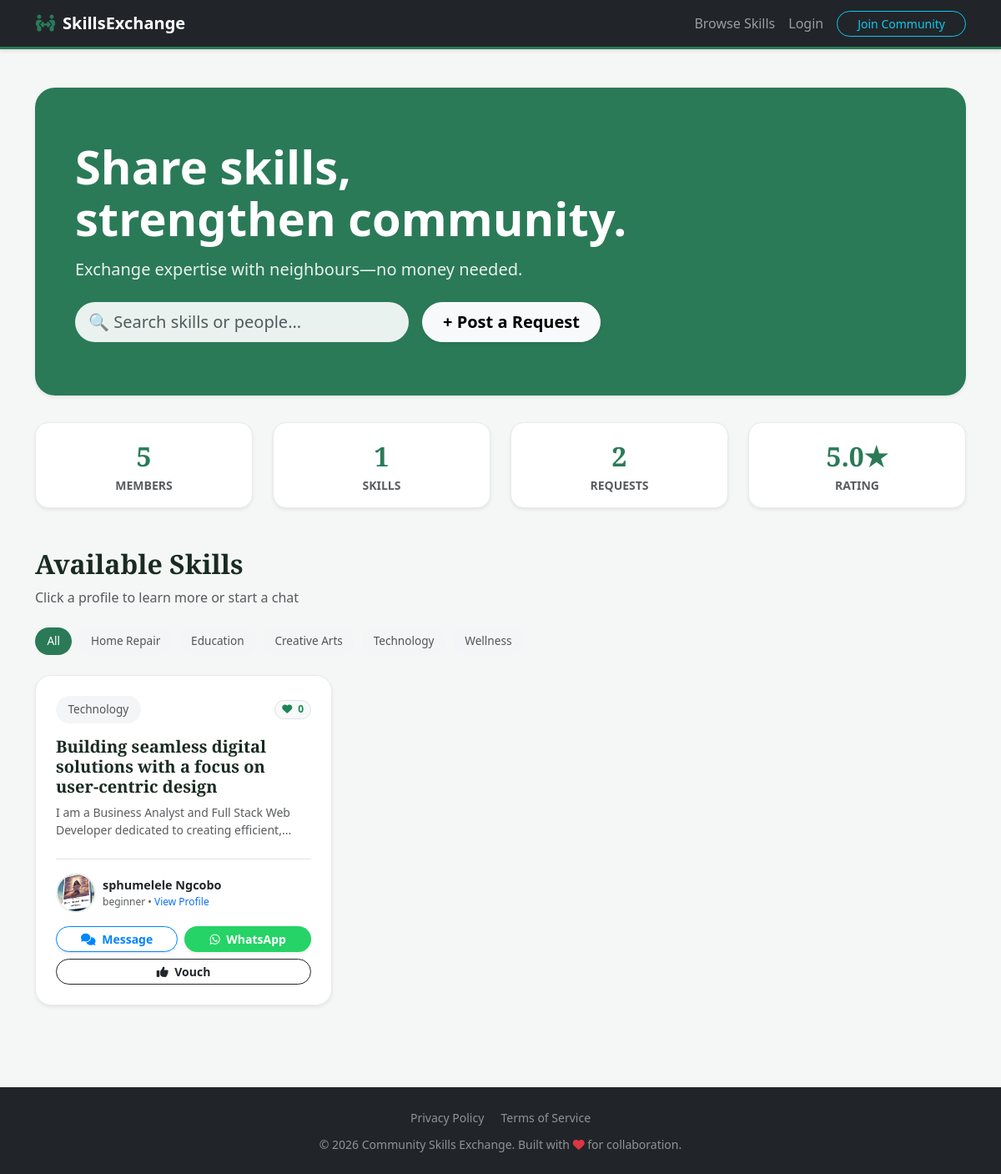
The page /home on the database its author committed.
### app/models.py (models this page shows, shortened)
class User(db.Model, UserMixin):
    id = db.Column(db.Integer, primary_key=True)
    first_name = db.Column(db.String(50), nullable=False)
    last_name = db.Column(db.String(50), nullable=False)
    username = db.Column(db.String(20), unique=True, nullable=False)
    email = db.Column(db.String(120), unique=True, nullable=False)
    certificate_file = db.Column(db.String(120), nullable=True)
    confirmed = db.Column(db.Boolean, nullable=False, default=False)
    password = db.Column(db.String(60), nullable=False)
    profile_pic = db.Column(db.String(20), nullable=False, default='default.jpg')
    headline = db.Column(db.String(100), nullable=True)
    phone = db.Column(db.String(20), nullable=True)
    bio = db.Column(db.Text, nullable=True)
    vouch_count = db.Column(db.Integer, default=0)
    skill_cat = db.Column(db.String(50), nullable=True)
    skill_level = db.Column(db.String(20), nullable=True)
    help_text = db.Column(db.Text, nullable=True)
    skills_learn = db.Column(db.String(200), nullable=True)
    time_commit = db.Column(db.String(50), nullable=True)
    languages = db.Column(db.String(100), nullable=True)
    method_zoom = db.Column(db.Boolean, default=False)
    method_inperson = db.Column(db.Boolean, default=False)
    linkedin = db.Column(db.String(150), nullable=True)
    instagram = db.Column(db.String(150), nullable=True)
    requests = db.relationship('Request', backref='author', lazy=True)
    ratings_received = db.relationship('Rating', foreign_keys='Rating.rated_user_id', backref='target', lazy=True)

### app/routes.py (the view)
@app.route("/")
@app.route("/home")
def home():
    if current_user.is_authenticated:
        all_users = User.query.filter(User.headline != None, User.id != current_user.id).all()
    else:
        all_users = User.query.filter(User.headline != None).all()
    all_requests = Request.query.order_by(Request.date_posted.desc()).all()
    member_count = User.query.count()
    avg_rating_value = db.session.query(func.avg(Rating.score)).scalar()
    if avg_rating_value:
        avg_rating = round(float(avg_rating_value), 1)
    else:
        avg_rating = 5.0
    return render_template('home.html',
                           title='Home',
                           profiles=all_users,
                           requests=all_requests,
                           member_count=member_count,
                           avg_rating=avg_rating)

### app/routes.py (called while the page is built)
@app.context_processor
def inject_notifications():
    if current_user.is_authenticated:
        count = Request.query.filter_by(user_id=current_user.id).count()
        return dict(notification_count=count)
    return dict(notification_count=0)

### app/templates/home.html (shortened to what this page needs)
{% extends "layout.html" %}
{% block content %}
<div class="hero-section text-white shadow-sm">
    <div class="row">
        <div class="col-md-9">
            <h1 class="hero-heading mb-3">Share skills, <span class="d-none d-md-inline"><br></span>strengthen community.</h1>
            <p class="lead mb-4" style="opacity: 0.9;">Exchange expertise with neighbours—no money needed.</p>
            <div class="d-flex gap-3 align-items-center flex-wrap">
                <div class="position-relative flex-grow-1" style="max-width: 400px;">
                    <input type="text" id="searchInput" class="form-control form-control-lg rounded-pill border-0"
                           placeholder="🔍 Search skills or people..."
                           style="background-color: rgba(255,255,255,0.9); color: var(--text-dark);">
                </div>
                {% if current_user.is_authenticated %}
                    <button data-bs-toggle="modal" data-bs-target="#requestModal" class="btn btn-light btn-lg rounded-pill px-4 fw-bold shadow-sm">+ Post a Request</button>
                {% else %}
                    <a href="{{ url_for('login') }}" class="btn btn-light btn-lg rounded-pill px-4 fw-bold shadow-sm">+ Post a Request</a>
                {% endif %}
            </div>
        </div>
    </div>
</div>
<div class="row text-center mb-5 g-4">
    <div class="col-6 col-md-3">
        <div class="card stat-card shadow-sm py-3">
            <div class="stat-number">{{ member_count }}</div>
            <div class="text-muted small fw-bold">MEMBERS</div>
        </div>
    </div>
    <div class="col-6 col-md-3">
        <div class="card stat-card shadow-sm py-3">
            <div class="stat-number">{{ profiles|length }}</div>
            <div class="text-muted small fw-bold">SKILLS</div>
        </div>
    </div>
    <div class="col-6 col-md-3">
        <div class="card stat-card shadow-sm py-3">
            <div class="stat-number">{{ requests|length }}</div>
            <div class="text-muted small fw-bold">REQUESTS</div>
        </div>
    </div>
    <div class="col-6 col-md-3">
        <div class="card stat-card shadow-sm py-3">
            <div class="stat-number">{{ avg_rating }}★</div>
            <div class="text-muted small fw-bold">RATING</div>
        </div>
    </div>
</div>
<div class="d-flex justify-content-between align-items-center mt-5 mb-2">
    <h2 class="serif-heading m-0">Available Skills</h2>
</div>
<p class="text-muted mb-4">Click a profile to learn more or start a chat</p>
<div class="d-flex flex-wrap gap-2 mb-4" id="filterContainer">
    <button class="pill-badge filter-pill active-filter">All</button>
    <button class="pill-badge filter-pill">Home Repair</button>
    <button class="pill-badge filter-pill">Education</button>
    <button class="pill-badge filter-pill">Creative Arts</button>
    <button class="pill-badge filter-pill">Technology</button>
    <button class="pill-badge filter-pill">Wellness</button>
</div>
<div class="row row-cols-1 row-cols-md-3 g-4 mb-5" id="skillsGrid">
    {% for profile in profiles %}
        {% if profile.id != current_user.id %}
        <div class="col skill-card" data-category="{{ profile.skill_cat }}">
            <div class="card dashboard-card shadow-sm p-4">
                <div class="d-flex justify-content-between align-items-center mb-3">
                    <span class="pill-badge m-0 skill-category-text">{{ profile.skill_cat }}</span>
                    <span class="badge rounded-pill bg-light text-success border">
                        <i class="fas fa-heart me-1"></i> <span id="vouch-count-{{ profile.id }}">{{ profile.vouch_count }}</span>
                    </span>
                </div>
                <h4 class="serif-heading h5 mb-2 searchable-headline">{{ profile.headline }}</h4>
                <p class="text-muted small mb-4 searchable-bio">{{ (profile.bio or "No description provided.") | truncate(90) }}</p>
                <div class="mt-auto pt-3 border-top">
                    <div class="mb-3">
                        <a href="{{ url_for('user_profile', user_id=profile.id) }}" class="profile-link-wrapper">
                            {% if profile.profile_pic %}
                                <img src="{{ url_for('static', filename='profile_pics/' + profile.profile_pic) }}" class="user-avatar-img me-2" loading="lazy">
                            {% else %}
                                <div class="user-avatar-initials me-2">{{ profile.first_name[0] }}{{ profile.last_name[0] }}</div>
                            {% endif %}
                            <div>
                                <div class="fw-bold searchable-name text-dark" style="font-size: 0.9rem;">{{ profile.first_name }} {{ profile.last_name }}</div>
                                <div class="text-muted" style="font-size: 0.75rem;">{{ profile.skill_level or 'Member' }} • <span class="text-primary">View Profile</span></div>
                            </div>
                        </a>
                    </div>
                    <div class="d-grid gap-2">
                        <div class="d-flex gap-2">
                            <a href="{{ url_for('user_profile', user_id=profile.id) }}" class="btn btn-sm btn-chat-live rounded-pill px-3 fw-bold flex-grow-1 shadow-sm">
                                <i class="fas fa-comments me-1"></i> Message
                            </a>
                            {% if profile.phone %}
                                {% set clean_phone = profile.phone | replace(' ', '') | replace('+', '') %}
                                <a href="https://wa.me/{{ clean_phone }}" target="_blank" class="btn btn-sm btn-whatsapp rounded-pill px-3 fw-bold flex-grow-1 shadow-sm">
                                    <i class="fab fa-whatsapp me-1"></i> WhatsApp
                                </a>
                            {% endif %}
                        </div>
                        <button class="btn btn-sm btn-outline-dark rounded-pill px-3 fw-bold vouch-btn" data-user-id="{{ profile.id }}">
                            <i class="fas fa-thumbs-up me-1"></i> Vouch
                        </button>
                    </div>
                </div>
            </div>
        </div>
        {% endif %}
    {% endfor %}
</div>
{% endblock content %}

### app/templates/layout.html (style rules this page uses)
body { background-color: #f4f7f6; font-family: 'Segoe UI', Tahoma, Geneva, Verdana, sans-serif; display: flex; flex-direction: column; min-height: 100vh; }
.serif-heading { font-family: 'Merriweather', serif; }
.card { border-radius: 12px; border: none; transition: transform 0.2s; }

### app/templates/home.html (style rules this page uses)
:root { --brand-green: #2a7a58; --brand-green-light: #e9f2ee; --text-dark: #1a2b22; --whatsapp-green: #25D366; --messenger-blue: #0084ff; }
.serif-heading { font-family: 'Merriweather', 'Playfair Display', Georgia, serif; font-weight: 700; color: var(--text-dark); }
.hero-section { background-color: var(--brand-green); border-radius: 1.5rem; padding: 4rem 3rem; margin-bottom: 2rem; }
.hero-heading { font-size: 3.5rem; font-weight: 700; line-height: 1.1; }
.dashboard-card { border-radius: 1.2rem; border: 1px solid #eaeaea; height: 100%; transition: all 0.3s ease; display: flex; flex-direction: column; background: white; }
.profile-link-wrapper { text-decoration: none !important; color: inherit !important; transition: opacity 0.2s; display: flex; align-items: center; }
.user-avatar-img { width: 48px; height: 48px; border-radius: 50%; object-fit: cover; border: 2px solid var(--brand-green-light); }
.pill-badge { background-color: #f4f5f7; color: #555; border-radius: 20px; padding: 0.4rem 0.9rem; font-size: 0.85rem; font-weight: 500; cursor: pointer; transition: 0.2s; border: none; }
.pill-badge.active-filter { background-color: var(--brand-green); color: white; }
.btn-chat-live { background-color: white; color: var(--messenger-blue); border: 1px solid var(--messenger-blue); }
.btn-whatsapp { background-color: var(--whatsapp-green); color: white; }
.stat-card { border-radius: 1rem; border: 1px solid #eaeaea; }
.stat-number { color: var(--brand-green); font-family: 'Merriweather', serif; font-size: 2rem; font-weight: 700; }

### rows shown on the page
User: skill_cat "Technology", vouch_count "0", headline "Building seamless digital solutions with a focus on user-centric design", bio "I am a Business Analyst and Full Stack Web Developer dedicated to creating efficient,...", profile_pic (picture), first_name "sphumelele", last_name "Ngcobo", skill_level "beginner"

### other values the page prints
{{ member_count }} "5"
{{ profiles|length }} "1"
{{ requests|length }} "2"
{{ avg_rating }} "5.0"
